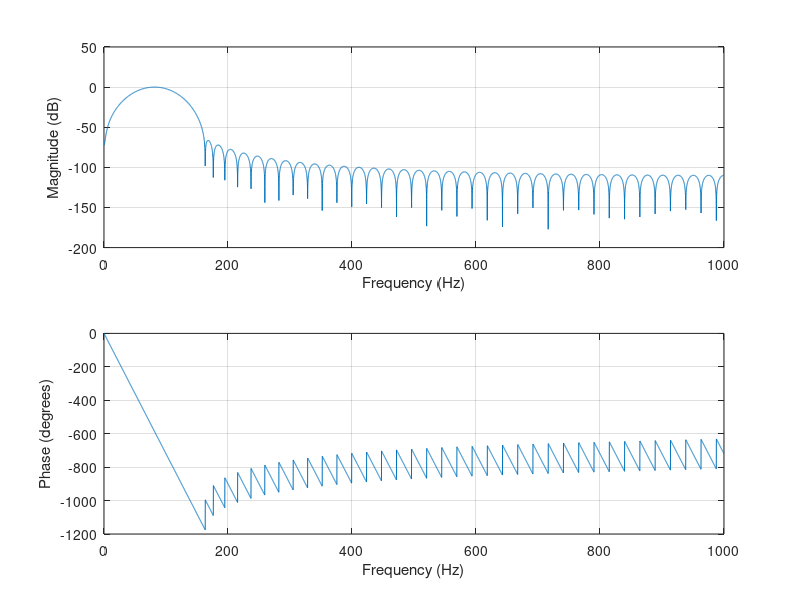

Source code (MATLAB): (Note: this script raises an error after producing the figure.)
clear all
close all
clc

Fs    = 2000;       % frecuencia de muestreo (cámbialo según tu caso)
Fc    = 82.41;       % frecuencia central
Bw    = 50;         % ancho de banda deseado

fnyq  = Fs/2;
fc1   = (Fc - Bw/2) / fnyq;
fc2   = (Fc + Bw/2) / fnyq;

orden = 80;
beta  = 7;

b = fir1(orden, [fc1 fc2], 'bandpass', kaiser(orden+1, beta));

% Visualizar
figure('Color','w');
freqz(b, 1, 8192, Fs);
xline([Fc-Bw/2 Fc+Bw/2], 'r--', 'Banda de paso');
title(sprintf('Pasabanda Kaiser - orden %d, β=%.1f, Fc=%.1f Hz', orden, beta, Fc));
grid on; ylim([-100 5]);


fprintf('--- INICIO DE COEFICIENTES ---\n');
fprintf('%.15f\n', b);
fprintf('--- FIN DE COEFICIENTES ---\n');
